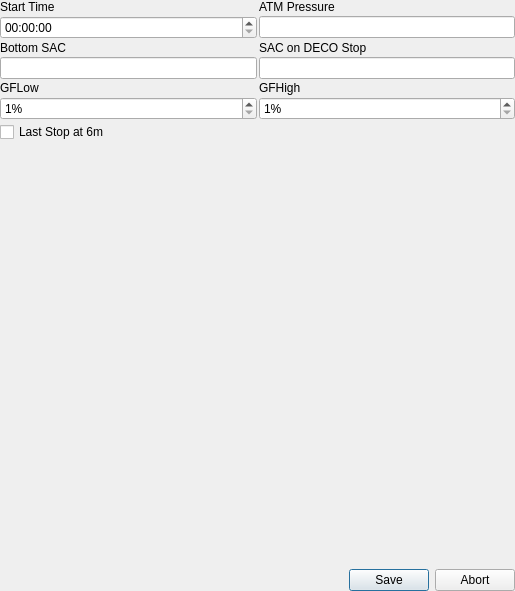
<?xml version="1.0" encoding="UTF-8"?>
<ui version="4.0">
 <class>DivePlanner</class>
 <widget class="QWidget" name="DivePlanner">
  <property name="geometry">
   <rect>
    <x>0</x>
    <y>0</y>
    <width>515</width>
    <height>591</height>
   </rect>
  </property>
  <layout class="QGridLayout" name="gridLayout">
   <property name="leftMargin">
    <number>0</number>
   </property>
   <property name="topMargin">
    <number>0</number>
   </property>
   <property name="rightMargin">
    <number>0</number>
   </property>
   <property name="bottomMargin">
    <number>0</number>
   </property>
   <property name="spacing">
    <number>0</number>
   </property>
   <item row="6" column="1">
    <widget class="QScrollArea" name="scrollArea">
     <property name="frameShape">
      <enum>QFrame::NoFrame</enum>
     </property>
     <property name="frameShadow">
      <enum>QFrame::Plain</enum>
     </property>
     <property name="widgetResizable">
      <bool>true</bool>
     </property>
     <widget class="QWidget" name="scrollAreaWidgetContents">
      <property name="geometry">
       <rect>
        <x>0</x>
        <y>0</y>
        <width>515</width>
        <height>591</height>
       </rect>
      </property>
      <layout class="QGridLayout" name="gridLayout_2">
       <property name="leftMargin">
        <number>0</number>
       </property>
       <property name="topMargin">
        <number>0</number>
       </property>
       <property name="rightMargin">
        <number>0</number>
       </property>
       <property name="bottomMargin">
        <number>0</number>
       </property>
       <property name="spacing">
        <number>2</number>
       </property>
       <item row="1" column="1">
        <widget class="QLineEdit" name="ATMPressure"/>
       </item>
       <item row="2" column="0">
        <widget class="QLabel" name="label_3">
         <property name="text">
          <string>Bottom SAC</string>
         </property>
        </widget>
       </item>
       <item row="4" column="1">
        <widget class="QLabel" name="label_6">
         <property name="text">
          <string>GFHigh</string>
         </property>
        </widget>
       </item>
       <item row="2" column="1">
        <widget class="QLabel" name="label_4">
         <property name="text">
          <string>SAC on DECO Stop</string>
         </property>
        </widget>
       </item>
       <item row="3" column="0">
        <widget class="QLineEdit" name="bottomSAC"/>
       </item>
       <item row="3" column="1">
        <widget class="QLineEdit" name="decoStopSAC"/>
       </item>
       <item row="4" column="0">
        <widget class="QLabel" name="label_5">
         <property name="text">
          <string>GFLow</string>
         </property>
        </widget>
       </item>
       <item row="5" column="0">
        <widget class="QSpinBox" name="gflow">
         <property name="suffix">
          <string>%</string>
         </property>
         <property name="minimum">
          <number>1</number>
         </property>
         <property name="maximum">
          <number>100</number>
         </property>
        </widget>
       </item>
       <item row="5" column="1">
        <widget class="QSpinBox" name="gfhigh">
         <property name="suffix">
          <string>%</string>
         </property>
         <property name="minimum">
          <number>1</number>
         </property>
        </widget>
       </item>
       <item row="6" column="0">
        <widget class="QCheckBox" name="lastStop">
         <property name="text">
          <string>Last Stop at 6m</string>
         </property>
        </widget>
       </item>
       <item row="7" column="0" colspan="2">
        <widget class="TableView" name="cylinderTableWidget" native="true">
         <property name="sizePolicy">
          <sizepolicy hsizetype="MinimumExpanding" vsizetype="Fixed">
           <horstretch>0</horstretch>
           <verstretch>0</verstretch>
          </sizepolicy>
         </property>
         <property name="minimumSize">
          <size>
           <width>0</width>
           <height>50</height>
          </size>
         </property>
        </widget>
       </item>
       <item row="8" column="0" colspan="2">
        <widget class="TableView" name="tableWidget" native="true">
         <property name="sizePolicy">
          <sizepolicy hsizetype="MinimumExpanding" vsizetype="MinimumExpanding">
           <horstretch>0</horstretch>
           <verstretch>0</verstretch>
          </sizepolicy>
         </property>
         <property name="minimumSize">
          <size>
           <width>0</width>
           <height>50</height>
          </size>
         </property>
        </widget>
       </item>
       <item row="9" column="0" colspan="2">
        <widget class="QDialogButtonBox" name="buttonBox">
         <property name="standardButtons">
          <set>QDialogButtonBox::Abort|QDialogButtonBox::Save</set>
         </property>
        </widget>
       </item>
       <item row="1" column="0">
        <widget class="QTimeEdit" name="startTime"/>
       </item>
       <item row="0" column="0">
        <widget class="QLabel" name="label">
         <property name="text">
          <string>Start Time</string>
         </property>
        </widget>
       </item>
       <item row="0" column="1">
        <widget class="QLabel" name="label_2">
         <property name="text">
          <string>ATM Pressure</string>
         </property>
        </widget>
       </item>
      </layout>
     </widget>
    </widget>
   </item>
  </layout>
 </widget>
 <customwidgets>
  <customwidget>
   <class>TableView</class>
   <extends>QWidget</extends>
   <header>tableview.h</header>
   <container>1</container>
  </customwidget>
 </customwidgets>
 <resources/>
 <connections/>
</ui>
